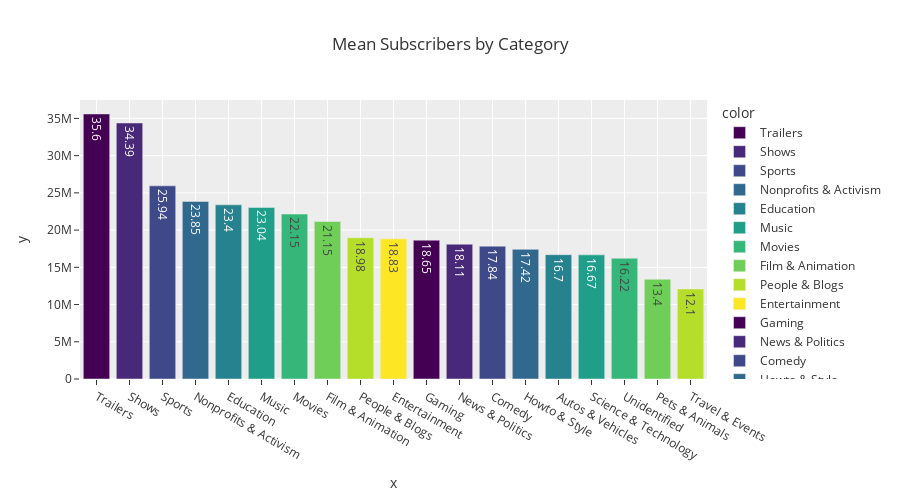

Notebook source saved alongside this figure:
### Code cell
import plotly.graph_objects as go
categories = subscribe_ana.groupby('category')['subscribers'].mean().sort_values(ascending=False)

fig = go.Figure(data=px.bar(x=categories.index, 
                            y=categories.values,
                            color = categories.index,
                            color_discrete_sequence= px.colors.sequential.Viridis,
                            title='Mean Subscribers by Category',
                            template = 'ggplot2',
                            text = np.round(categories.values/1000000,2),
                            height=500))

# fig.data[0].marker.line.width = 2
# fig.data[0].marker.line.color = "black"

fig.show()

### Figure 1 — Plotly figure (JSON) as saved in the notebook; plotly's stock layout.template omitted (floating-point values rounded to 4 significant figures)
{"data": [{"alignmentgroup": "True", "hovertemplate": "color=Trailers<br>x=%{x}<br>y=%{y}<br>text=%{text}<extra></extra>", "legendgroup": "Trailers", "marker": {"color": "#440154", "pattern": {"shape": ""}}, "name": "Trailers", "offsetgroup": "Trailers", "orientation": "v", "showlegend": true, "text": [35.6], "textposition": "auto", "type": "bar", "x": ["Trailers"], "xaxis": "x", "y": [35600000], "yaxis": "y"}, {"alignmentgroup": "True", "hovertemplate": "color=Shows<br>x=%{x}<br>y=%{y}<br>text=%{text}<extra></extra>", "legendgroup": "Shows", "marker": {"color": "#482878", "pattern": {"shape": ""}}, "name": "Shows", "offsetgroup": "Shows", "orientation": "v", "showlegend": true, "text": [34.39], "textposition": "auto", "type": "bar", "x": ["Shows"], "xaxis": "x", "y": [34390000.0], "yaxis": "y"}, {"alignmentgroup": "True", "hovertemplate": "color=Sports<br>x=%{x}<br>y=%{y}<br>text=%{text}<extra></extra>", "legendgroup": "Sports", "marker": {"color": "#3e4989", "pattern": {"shape": ""}}, "name": "Sports", "offsetgroup": "Sports", "orientation": "v", "showlegend": true, "text": [25.94], "textposition": "auto", "type": "bar", "x": ["Sports"], "xaxis": "x", "y": [25940000], "yaxis": "y"}, {"alignmentgroup": "True", "hovertemplate": "color=Nonprofits & Activism<br>x=%{x}<br>y=%{y}<br>text=%{text}<extra></extra>", "legendgroup": "Nonprofits & Activism", "marker": {"color": "#31688e", "pattern": {"shape": ""}}, "name": "Nonprofits & Activism", "offsetgroup": "Nonprofits & Activism", "orientation": "v", "showlegend": true, "text": [23.85], "textposition": "auto", "type": "bar", "x": ["Nonprofits & Activism"], "xaxis": "x", "y": [23850000], "yaxis": "y"}, {"alignmentgroup": "True", "hovertemplate": "color=Education<br>x=%{x}<br>y=%{y}<br>text=%{text}<extra></extra>", "legendgroup": "Education", "marker": {"color": "#26828e", "pattern": {"shape": ""}}, "name": "Education", "offsetgroup": "Education", "orientation": "v", "showlegend": true, "text": [23.4], "textposition": "auto", "type": "bar", "x": ["Education"], "xaxis": "x", "y": [23400000.0], "yaxis": "y"}, {"alignmentgroup": "True", "hovertemplate": "color=Music<br>x=%{x}<br>y=%{y}<br>text=%{text}<extra></extra>", "legendgroup": "Music", "marker": {"color": "#1f9e89", "pattern": {"shape": ""}}, "name": "Music", "offsetgroup": "Music", "orientation": "v", "showlegend": true, "text": [23.04], "textposition": "auto", "type": "bar", "x": ["Music"], "xaxis": "x", "y": [23040000.0], "yaxis": "y"}, {"alignmentgroup": "True", "hovertemplate": "color=Movies<br>x=%{x}<br>y=%{y}<br>text=%{text}<extra></extra>", "legendgroup": "Movies", "marker": {"color": "#35b779", "pattern": {"shape": ""}}, "name": "Movies", "offsetgroup": "Movies", "orientation": "v", "showlegend": true, "text": [22.15], "textposition": "auto", "type": "bar", "x": ["Movies"], "xaxis": "x", "y": [22150000], "yaxis": "y"}, {"alignmentgroup": "True", "hovertemplate": "color=Film & Animation<br>x=%{x}<br>y=%{y}<br>text=%{text}<extra></extra>", "legendgroup": "Film & Animation", "marker": {"color": "#6ece58", "pattern": {"shape": ""}}, "name": "Film & Animation", "offsetgroup": "Film & Animation", "orientation": "v", "showlegend": true, "text": [21.15], "textposition": "auto", "type": "bar", "x": ["Film & Animation"], "xaxis": "x", "y": [21154000], "yaxis": "y"}, {"alignmentgroup": "True", "hovertemplate": "color=People & Blogs<br>x=%{x}<br>y=%{y}<br>text=%{text}<extra></extra>", "legendgroup": "People & Blogs", "marker": {"color": "#b5de2b", "pattern": {"shape": ""}}, "name": "People & Blogs", "offsetgroup": "People & Blogs", "orientation": "v", "showlegend": true, "text": [18.98], "textposition": "auto", "type": "bar", "x": ["People & Blogs"], "xaxis": "x", "y": [18980000.0], "yaxis": "y"}, {"alignmentgroup": "True", "hovertemplate": "color=Entertainment<br>x=%{x}<br>y=%{y}<br>text=%{text}<extra></extra>", "legendgroup": "Entertainment", "marker": {"color": "#fde725", "pattern": {"shape": ""}}, "name": "Entertainment", "offsetgroup": "Entertainment", "orientation": "v", "showlegend": true, "text": [18.83], "textposition": "auto", "type": "bar", "x": ["Entertainment"], "xaxis": "x", "y": [18830000.0], "yaxis": "y"}, {"alignmentgroup": "True", "hovertemplate": "color=Gaming<br>x=%{x}<br>y=%{y}<br>text=%{text}<extra></extra>", "legendgroup": "Gaming", "marker": {"color": "#440154", "pattern": {"shape": ""}}, "name": "Gaming", "offsetgroup": "Gaming", "orientation": "v", "showlegend": true, "text": [18.65], "textposition": "auto", "type": "bar", "x": ["Gaming"], "xaxis": "x", "y": [18650000.0], "yaxis": "y"}, {"alignmentgroup": "True", "hovertemplate": "color=News & Politics<br>x=%{x}<br>y=%{y}<br>text=%{text}<extra></extra>", "legendgroup": "News & Politics", "marker": {"color": "#482878", "pattern": {"shape": ""}}, "name": "News & Politics", "offsetgroup": "News & Politics", "orientation": "v", "showlegend": true, "text": [18.11], "textposition": "auto", "type": "bar", "x": ["News & Politics"], "xaxis": "x", "y": [18110000.0], "yaxis": "y"}, {"alignmentgroup": "True", "hovertemplate": "color=Comedy<br>x=%{x}<br>y=%{y}<br>text=%{text}<extra></extra>", "legendgroup": "Comedy", "marker": {"color": "#3e4989", "pattern": {"shape": ""}}, "name": "Comedy", "offsetgroup": "Comedy", "orientation": "v", "showlegend": true, "text": [17.84], "textposition": "auto", "type": "bar", "x": ["Comedy"], "xaxis": "x", "y": [17840000.0], "yaxis": "y"}, {"alignmentgroup": "True", "hovertemplate": "color=Howto & Style<br>x=%{x}<br>y=%{y}<br>text=%{text}<extra></extra>", "legendgroup": "Howto & Style", "marker": {"color": "#31688e", "pattern": {"shape": ""}}, "name": "Howto & Style", "offsetgroup": "Howto & Style", "orientation": "v", "showlegend": true, "text": [17.42], "textposition": "auto", "type": "bar", "x": ["Howto & Style"], "xaxis": "x", "y": [17420000.0], "yaxis": "y"}, {"alignmentgroup": "True", "hovertemplate": "color=Autos & Vehicles<br>x=%{x}<br>y=%{y}<br>text=%{text}<extra></extra>", "legendgroup": "Autos & Vehicles", "marker": {"color": "#26828e", "pattern": {"shape": ""}}, "name": "Autos & Vehicles", "offsetgroup": "Autos & Vehicles", "orientation": "v", "showlegend": true, "text": [16.7], "textposition": "auto", "type": "bar", "x": ["Autos & Vehicles"], "xaxis": "x", "y": [16700000], "yaxis": "y"}, {"alignmentgroup": "True", "hovertemplate": "color=Science & Technology<br>x=%{x}<br>y=%{y}<br>text=%{text}<extra></extra>", "legendgroup": "Science & Technology", "marker": {"color": "#1f9e89", "pattern": {"shape": ""}}, "name": "Science & Technology", "offsetgroup": "Science & Technology", "orientation": "v", "showlegend": true, "text": [16.67], "textposition": "auto", "type": "bar", "x": ["Science & Technology"], "xaxis": "x", "y": [16670000.0], "yaxis": "y"}, {"alignmentgroup": "True", "hovertemplate": "color=Unidentified<br>x=%{x}<br>y=%{y}<br>text=%{text}<extra></extra>", "legendgroup": "Unidentified", "marker": {"color": "#35b779", "pattern": {"shape": ""}}, "name": "Unidentified", "offsetgroup": "Unidentified", "orientation": "v", "showlegend": true, "text": [16.22], "textposition": "auto", "type": "bar", "x": ["Unidentified"], "xaxis": "x", "y": [16220000.0], "yaxis": "y"}, {"alignmentgroup": "True", "hovertemplate": "color=Pets & Animals<br>x=%{x}<br>y=%{y}<br>text=%{text}<extra></extra>", "legendgroup": "Pets & Animals", "marker": {"color": "#6ece58", "pattern": {"shape": ""}}, "name": "Pets & Animals", "offsetgroup": "Pets & Animals", "orientation": "v", "showlegend": true, "text": [13.4], "textposition": "auto", "type": "bar", "x": ["Pets & Animals"], "xaxis": "x", "y": [13400000], "yaxis": "y"}, {"alignmentgroup": "True", "hovertemplate": "color=Travel & Events<br>x=%{x}<br>y=%{y}<br>text=%{text}<extra></extra>", "legendgroup": "Travel & Events", "marker": {"color": "#b5de2b", "pattern": {"shape": ""}}, "name": "Travel & Events", "offsetgroup": "Travel & Events", "orientation": "v", "showlegend": true, "text": [12.1], "textposition": "auto", "type": "bar", "x": ["Travel & Events"], "xaxis": "x", "y": [12100000], "yaxis": "y"}], "layout": {"barmode": "relative", "height": 500, "legend": {"title": {"text": "color"}, "tracegroupgap": 0}, "title": {"text": "Mean Subscribers by Category"}, "xaxis": {"anchor": "y", "domain": [0, 1], "title": {"text": "x"}}, "yaxis": {"anchor": "x", "domain": [0, 1], "title": {"text": "y"}}}}
